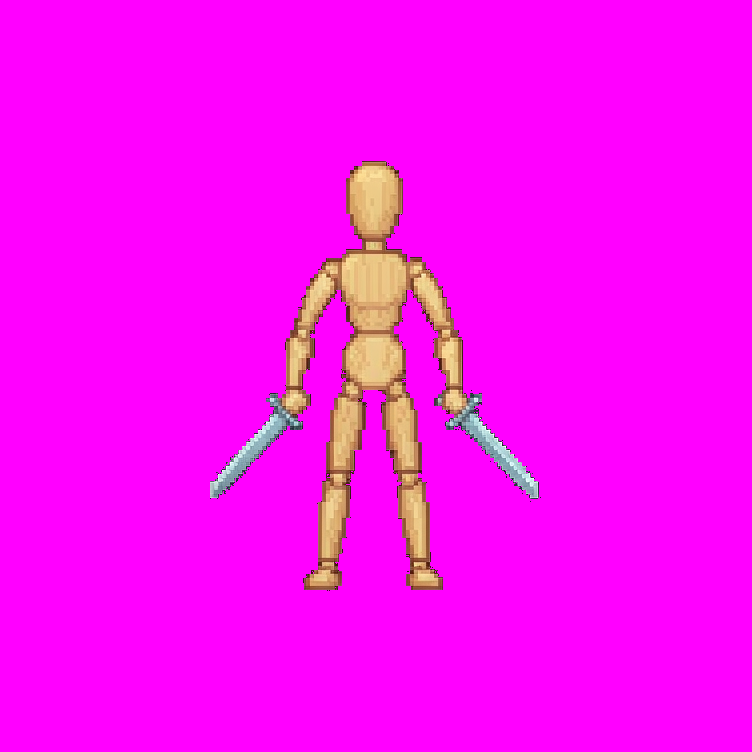
#> input picture templates/mannequin/back.png, 752 x 752 px
$ python -i split_views.py   (imports and definitions only)
#> lines starting #> are read from the running program, lines starting #| are printed output that depends on the picture; after the words box and inside, x2 and y2 are one past the last pixel; in counts of white or black regions, pixels touching at a corner belong together
#> further down, picture is the input picture: PIL image 752x752 RGB; mean R, G, B 250.7, 9.9, 245.5
"""Split a character reference sheet into per-view PNGs.

Handles the two layouts people actually have:

  * **grid**   — 4 isolated figures on a plain background, one per cell
                 (2x2 strip, 1x4 row, 4x1 column)
  * **single** — one figure per file already (you pass them separately)

The point is not to be clever about art direction; it is to get four clean
PNGs with *the same* transparent bounds so the downstream chroma-key / sizing
steps have something predictable to work with.

Auto-detection is on connected components of "not background". Background is
whatever colour the corners are. If auto-detect gets it wrong, pass --boxes
explicitly:

    python split_views.py sheet.png --out views/
    python split_views.py sheet.png --out views/ --auto-threshold 0.02
    python split_views.py sheet.png --out views/ --boxes 0,0,256,300 256,0,512,300 ...

Output names come from --names (default front,back,left,right) in left-to-right,
top-to-bottom order of the detected boxes.
"""

from __future__ import annotations

import argparse
import json
import os

import numpy as np
from PIL import Image
from scipy import ndimage


# --------------------------------------------------------------------------

def bg_colour(im: Image.Image) -> np.ndarray:
    """Most common corner colour — good enough for a flat backdrop."""
    a = np.asarray(im.convert("RGB"))
    h, w = a.shape[:2]
#> h = 752; w = 752
    k = max(2, min(h, w) // 40)
#> k = 18
    corners = np.concatenate([
        a[:k, :k].reshape(-1, 3), a[:k, -k:].reshape(-1, 3),
        a[-k:, :k].reshape(-1, 3), a[-k:, -k:].reshape(-1, 3),
    ])
#> corners = 1296 rows, first 8: [255, 0, 255], [255, 0, 255], [255, 0, 255], [255, 0, 255], [255, 0, 255], [255, 0, 255], [255, 0, 255], [255, 0, 255]
    # median is robust against one dirty corner
    return np.median(corners, axis=0)


def fg_mask(im: Image.Image, tol: int = 28) -> np.ndarray:
    a = np.asarray(im.convert("RGB")).astype(int)
    bg = bg_colour(im)
#> bg = [255, 0, 255]
    return (np.abs(a - bg).sum(2) > tol * 3)
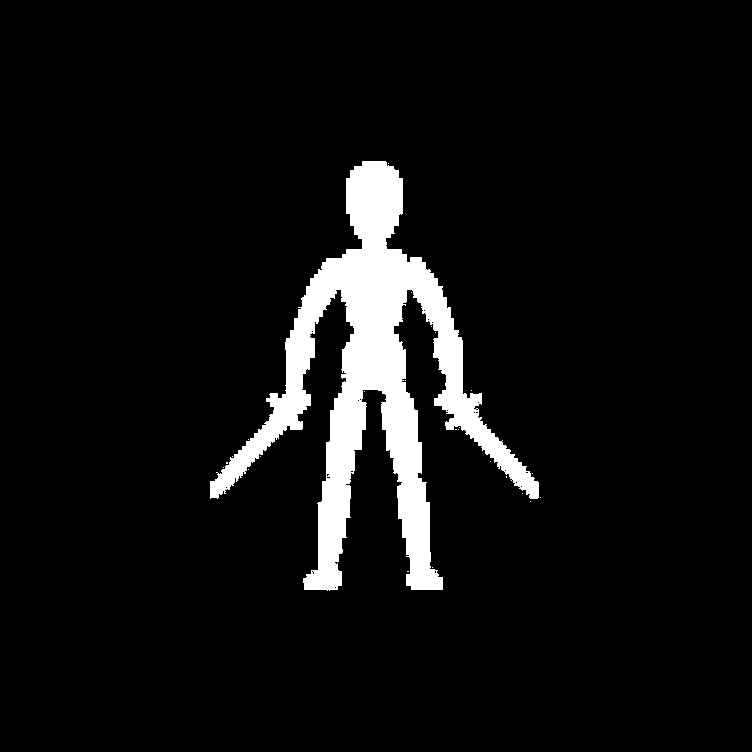
#> returned value: shape (752, 752) bool; 6.5% white; 25 white regions (24 under 20 px), largest, box (x1, y1, x2, y2) and area: (210, 161, 539, 591) 36878


def find_boxes(im: Image.Image, tol: int = 28, min_area_frac: float = 0.004,
               merge: int = 9) -> list[tuple[int, int, int, int]]:
    """Bounding boxes of the separate figures, reading order."""
    m = fg_mask(im, tol)
    H, W = m.shape
#> H = 752; W = 752
    min_area = max(64, int(min_area_frac * H * W))
#> min_area = 2262

    # close small gaps so one figure doesn't split into head/body/sword
    m2 = ndimage.binary_closing(m, np.ones((merge, merge)))
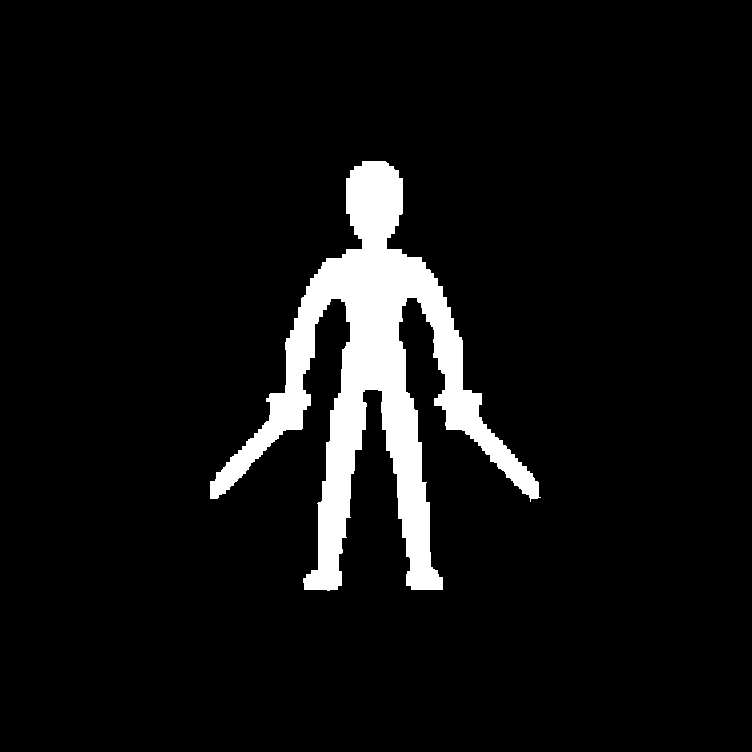
#> m2: shape (752, 752) bool; 6.7% white; 1 white region, box (x1, y1, x2, y2) and area: (210, 161, 541, 591) 37852
    lab, n = ndimage.label(m2, np.ones((3, 3)))
#> n = 1

    boxes = []
    for k in range(1, n + 1):
        sel = lab == k
        if int(sel.sum()) < min_area:
            continue
        ys, xs = np.nonzero(sel)
        boxes.append((int(xs.min()), int(ys.min()), int(xs.max()) + 1, int(ys.max()) + 1))
#> after the loop, boxes = [(210, 161, 541, 591)]

    # reading order: group into rows by y-centre, then left-to-right
    if not boxes:
        return []
    boxes.sort(key=lambda b: (b[1] + b[3]) / 2)
    row_h = np.median([b[3] - b[1] for b in boxes])
#> row_h = 430
    rows: list[list[tuple[int, int, int, int]]] = []
    for b in boxes:
        cy = (b[1] + b[3]) / 2
        if rows and abs(((rows[-1][0][1] + rows[-1][0][3]) / 2) - cy) < row_h * 0.6:
            rows[-1].append(b)
        else:
            rows.append([b])
#> this loop made 1 pass
#> (b, cy) on pass 1: ((210, 161, 541, 591), 376)
#> after the loop, rows = [[(210, 161, 541, 591)]]
    ordered = []
    for r in rows:
        r.sort(key=lambda b: b[0])
        ordered.extend(r)
#> this loop made 1 pass
#> after the loop, ordered = [(210, 161, 541, 591)]
    return ordered


# [64 lines left out: functions key_background, main, not called in this run]


# [2 lines not run here, left out]

>>> from PIL import Image
>>> picture = Image.open('../templates/mannequin/back.png')
>>> result = find_boxes(picture)
#> result = [(210, 161, 541, 591)]
